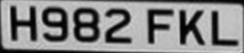
#> input picture cropped_image.jpg, 244 x 53 px
$ python -i script.py   (imports and definitions only)
#> lines starting #> are read from the running program, lines starting #| are printed output that depends on the picture; after the words box and inside, x2 and y2 are one past the last pixel; in counts of white or black regions, pixels touching at a corner belong together
import cv2
import matplotlib.pyplot as plt
import numpy as np
import imutils
import requests
import base64
import re
from config import VISION_KEY

# [1 line that did not run here, left out]

def read_plate(img_path):
#> called with img_path = 'cropped_image.jpg'
    img = cv2.imread(img_path)
#> img is the input picture: shape (53, 244, 3); min 0, max 216, mean 133.6

    gray = cv2.cvtColor(img, cv2.COLOR_BGR2GRAY)

    plt.imshow(gray, cmap='gray')
    plt.title('Grayscale Image')
    plt.axis('off')

    # Apply bilateral filter to reduce noise while preserving edges
    bfilter = cv2.bilateralFilter(gray, 11, 17, 17)  # Parameters: (source, diameter, sigmaColor, sigmaSpace)

    edged = cv2.Canny(bfilter, 30, 200)  # Parameters: (source, threshold1, threshold2)
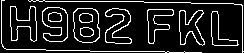
#> edged: shape (53, 244); 13.3% white in thin lines or dots

    plt.imshow(edged, cmap='gray')
    plt.title('Edge Detection')
    plt.axis('off')

    # Find contours in the edge-detected image
    keypoints = cv2.findContours(edged.copy(), cv2.RETR_TREE, cv2.CHAIN_APPROX_SIMPLE)
#> keypoints = 22 contours, 2 with area under 20; largest, box (x1, y1, x2, y2) and area: (73, 8, 100, 43) 794, (73, 8, 100, 43) 776, (42, 7, 68, 42) 644, (42, 7, 68, 42) 620, (10, 6, 37, 42) 492
    contours = imutils.grab_contours(keypoints)  # Extract contours from keypoints
#> contours has the same summary as keypoints

    # Sort contours by area in descending orde
    contours = sorted(contours, key=cv2.contourArea, reverse=True)[:10]
#> contours = 10 contours; largest, box (x1, y1, x2, y2) and area: (73, 8, 100, 43) 794, (73, 8, 100, 43) 776, (42, 7, 68, 42) 644, (42, 7, 68, 42) 620, (10, 6, 37, 42) 492

    location = None

    for contour in contours:
        # Approximate the contour to a polygon with fewer vertices
        approx = cv2.approxPolyDP(contour, 10, True)  # Parameters: (contour, epsilon, closed)

        # Check if the approximated polygon has 4 vertices
        if len(approx) == 4:
            location = approx  # Store the contour as the detected location
            break  # Exit the loop once the first quadrilateral is found
#> this loop made 1 pass
#> location on pass 1: [[77, 8], [74, 37], [95, 41], [97, 11]]

    print(location)
#| [[[77  8]]
#|  [[74 37]]
#|  [[95 41]]
#|  [[97 11]]]

    mask = np.zeros(gray.shape, np.uint8)
    new_image = cv2.drawContours(mask, [location], 0, 255, -1)
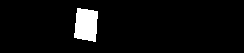
#> new_image: shape (53, 244); 5.1% white; 1 white region, box (x1, y1, x2, y2) and area: (74, 8, 98, 42) 665
    new_image = cv2.bitwise_and(img, img, mask=mask)
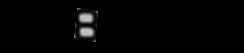
#> new_image: shape (53, 244, 3); min 0, max 204, mean 3.8

    plt.imshow(cv2.cvtColor(new_image, cv2.COLOR_BGR2RGB))
    plt.title('Detected Contour')
    plt.axis('off')

    (x, y) = np.where(mask == 255)
#> x = 665 values from 8 to 41; y = 665 values, max 97 at index 52, min 74 at index 510, mean 85.78
    (x1, y1) = (np.min(x), np.min(y))
#> x1 = 8; y1 = 74
    (x2, y2) = (np.max(x), np.max(y))
#> x2 = 41; y2 = 97
    cropped_image = gray[x1:x2+1, y1:y2+1]
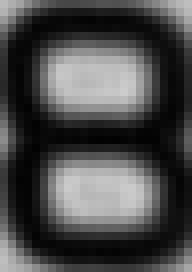
#> cropped_image: shape (34, 24) (shown 8 times larger); min 2, max 204, mean 74.3

    cropped_image_path = 'cropped_image.jpg'
    cv2.imwrite(cropped_image_path, cropped_image)

    plt.imshow(cropped_image, cmap='gray')
    plt.title('Cropped Image')
    plt.axis('off')

    def encode_image_to_base64(image_path):
        with open(image_path, "rb") as image_file:
            return base64.b64encode(image_file.read()).decode('utf-8')

    base64_image = encode_image_to_base64(cropped_image_path)

    request_payload = {
        "requests": [
            {
                "image": {
                    "content": base64_image
                },
                "features": [
                    {
                        "type": "TEXT_DETECTION"
                    }
                ]
            }
        ]
    }
#> (the run stopped early here; a loop or call above may not have finished)
